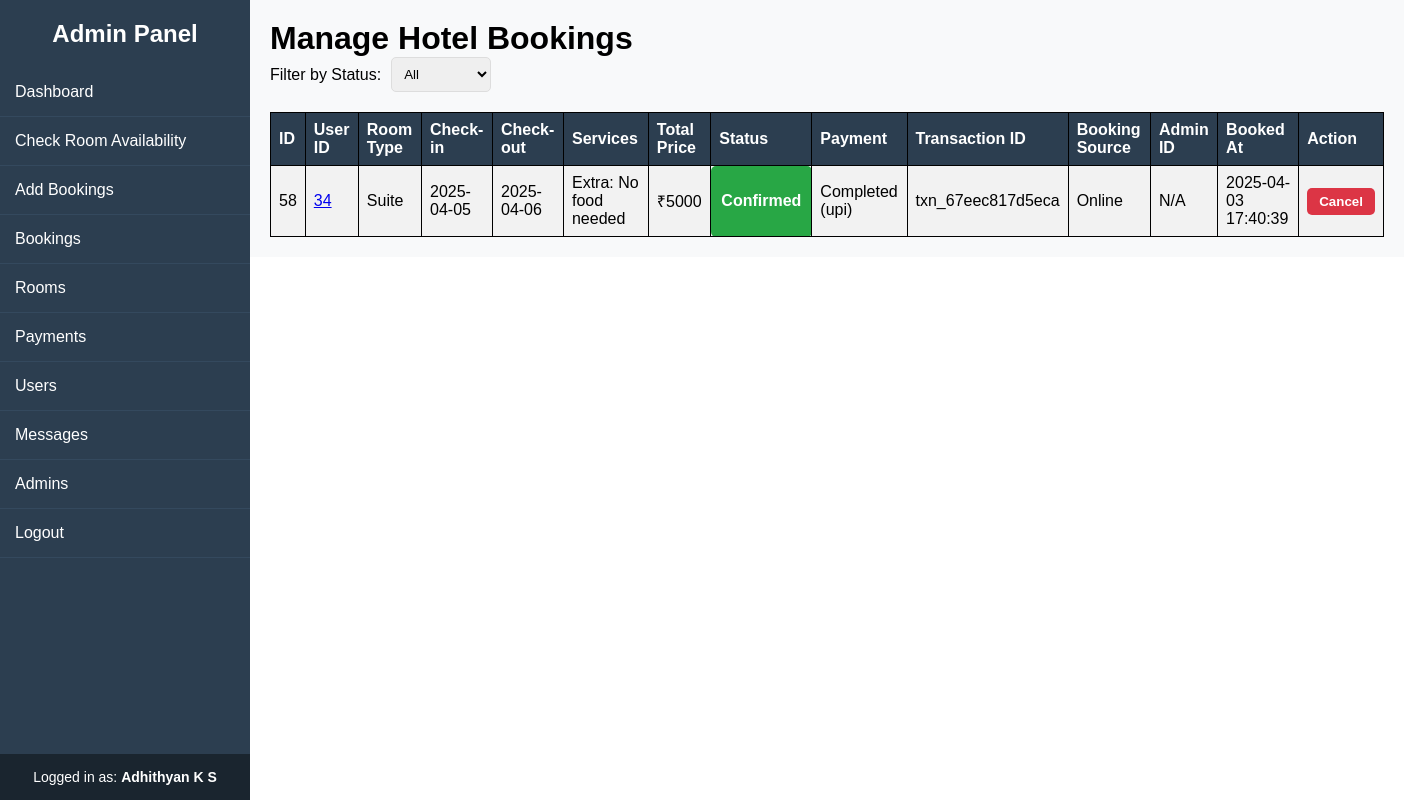
The app's page /admin/bookings.php (signed in) with its own data.
### tables this page shows
CREATE TABLE `bookings` (
  `booking_id` int(11) NOT NULL,
  `user_id` int(11) DEFAULT NULL,
  `room_id` int(11) NOT NULL,
  `check_in_date` date NOT NULL,
  `check_out_date` date NOT NULL,
  `total_price` decimal(10,0) NOT NULL,
  `status` enum('pending','confirmed','canceled') DEFAULT 'pending',
  `booked_at` timestamp NOT NULL DEFAULT current_timestamp() ON UPDATE current_timestamp(),
  `booking_source` enum('online','offline') DEFAULT 'online',
  `admin_id` int(11) DEFAULT NULL,
  `breakfast` enum('Yes','No') DEFAULT 'No',
  `breakfast_time` time DEFAULT NULL,
  `dinner` enum('Yes','No') DEFAULT 'No',
  `dinner_time` time DEFAULT NULL,
  `additional_services` text DEFAULT NULL
);

CREATE TABLE `rooms` (
  `room_id` int(11) NOT NULL,
  `room_type` varchar(50) NOT NULL
);

CREATE TABLE `payments` (
  `payment_id` int(11) NOT NULL,
  `user_id` int(11) NOT NULL,
  `booking_id` int(11) NOT NULL,
  `amount` decimal(10,2) NOT NULL,
  `payment_status` enum('pending','completed') DEFAULT 'pending',
  `payment_method` enum('credit_card','paypal','upi','cash') NOT NULL,
  `transaction_id` varchar(50) DEFAULT NULL,
  `created_at` timestamp NOT NULL DEFAULT current_timestamp()
);

### admin/bookings.php (the view, shortened to what this page needs)
<?php include '../includes/config.php'; ?>
<!DOCTYPE html>
<html lang="en">
<head>
    <link rel="stylesheet" href="../css/sidebar.css">
    <link rel="stylesheet" href="../css/table.css">
</head>
<body>
    <?php include 'inc/sidebar.php'; ?>
    <div class="content">
        <h1>Manage Hotel Bookings</h1>
        <form method="GET" class="filter-form">
            <label for="status">Filter by Status:</label>
            <select name="status" id="status" onchange="this.form.submit()">
                <option value="">All</option>
            </select>
        </form>
        <?php
        $status_filter = isset($_GET['status']) && $_GET['status'] != '' ? "WHERE b.status = '{$_GET['status']}'" : '';
        $query = "SELECT b.*, r.room_type,
                 p.payment_status, p.payment_method, p.transaction_id,
                 b.booking_source, b.admin_id
          FROM bookings b
          JOIN rooms r ON b.room_id = r.room_id
          LEFT JOIN payments p ON b.booking_id = p.booking_id
          $status_filter
          ORDER BY b.booked_at DESC";
        $result = $conn->query($query);
        if ($result->num_rows > 0) {
            echo "<table>
                    <tr>
                        <th>ID</th>
                        <th>User ID</th>
                        <th>Room Type</th>
                        <th>Check-in</th>
                        <th>Check-out</th>
                        <th>Services</th>
                        <th>Total Price</th>
                        <th>Status</th>
                        <th>Payment</th>
                        <th>Transaction ID</th>
                        <th>Booking Source</th>
                        <th>Admin ID</th>
                        <th>Booked At</th>
                        <th>Action</th>
                    </tr>";
            while ($row = $result->fetch_assoc()) {
                $services = [];
                if (!empty($row['additional_services'])) {
                    $services[] = "Extra: " . $row['additional_services'];
                }
                $services_display = !empty($services) ? implode(', ', $services) : 'No services';
                echo "<tr>
                        <td>{$row['booking_id']}</td>
                        <td><a href='users.php?search={$row['user_id']}' class='user-link'>{$row['user_id']}</a></td>
                        <td>{$row['room_type']}</td>
                        <td>{$row['check_in_date']}</td>
                        <td>{$row['check_out_date']}</td>
                        <td>{$services_display}</td>
                        <td>₹{$row['total_price']}</td>
                        <td class='status {$row['status']}'>" . ucfirst($row['status']) . "</td>
                        <td>";
                if (!empty($row['payment_status'])) {
                    echo ucfirst($row['payment_status']) . " (" . (!empty($row['payment_method']) ? $row['payment_method'] : "N/A") . ")";
                } elseif ($row['booking_source'] == 'offline') {
                    echo "Cash (Paid at Counter)";
                } else {
                    echo "N/A";
                }
                echo "</td>
                        <td>" . ($row['transaction_id'] ? $row['transaction_id'] : 'N/A') . "</td>
                        <td>" . ucfirst($row['booking_source']) . "</td>
                        <td>" . ($row['admin_id'] ? $row['admin_id'] : 'N/A') . "</td>
                        <td>{$row['booked_at']}</td>
                        <td>";
                if ($row['status'] == 'confirmed' && strtotime($row['check_in_date']) > time()) {
                    echo "<form action='cancel_booking.php' method='POST' onsubmit='return confirm(\"Cancel this booking?\")'>
                            <input type='hidden' name='booking_id' value='{$row['booking_id']}'>
                            <button type='submit' class='cancel-btn'>Cancel</button>
                        </form>";
                } else {
                    echo "-";
                }
                echo "</td></tr>";
            }
            echo "</table>";
        } else {
            echo "<p class='no-bookings'>No bookings found.</p>";
        }
        ?>
    </div>
</body>
</html>

### css/sidebar.css (style rules this page uses)
* { margin: 0; padding: 0; box-sizing: border-box; font-family: Arial, sans-serif; }
body { display: flex; }
.content { margin-left: 250px; padding: 20px; width: 100%; }

### css/table.css (style rules this page uses)
table { width: 100%; border-collapse: collapse; margin-top: 20px; }
table, th, td { border: 1px solid black; padding: 8px; text-align: left; }
th { background-color: #2c3e50; color: white; }
tr:nth-child(even) { background-color: #f2f2f2; }
.status { font-weight: bold; padding: 5px 10px; border-radius: 5px; text-transform: capitalize; }
.status.confirmed { background: #28a745; color: white; }
.cancel-btn { background: #dc3545; color: white; border: none; padding: 6px 12px; border-radius: 5px; cursor: pointer; font-weight: bold; }
.content { padding: 20px; background: #f8f9fa; }
.filter-form { margin-bottom: 15px; display: flex; align-items: center; gap: 10px; }
.filter-form select { padding: 8px; border: 1px solid #ddd; border-radius: 5px; cursor: pointer; }
form button { background:rgb(69, 69, 69); color: white; border: none; padding: 8px 15px; cursor: pointer; border-radius: 5px; transition: background 0.3s; }

### records on screen
bookings: booking_id "58", user "34", room.room_type "Suite", check_in_date "2025-04-05", check_out_date "2025-04-06", services_display "Extra: No food needed", total_price "5000", status "Confirmed", payments.payment_status "Completed", payments.payment_method "upi", payments.transaction_id "txn_67eec817d5eca", booking_source "Online", shows "N/A", booked_at "2025-04-03 17:40:39"

### other values on screen
$_SESSION['admin_name'] "Adhithyan K S"
